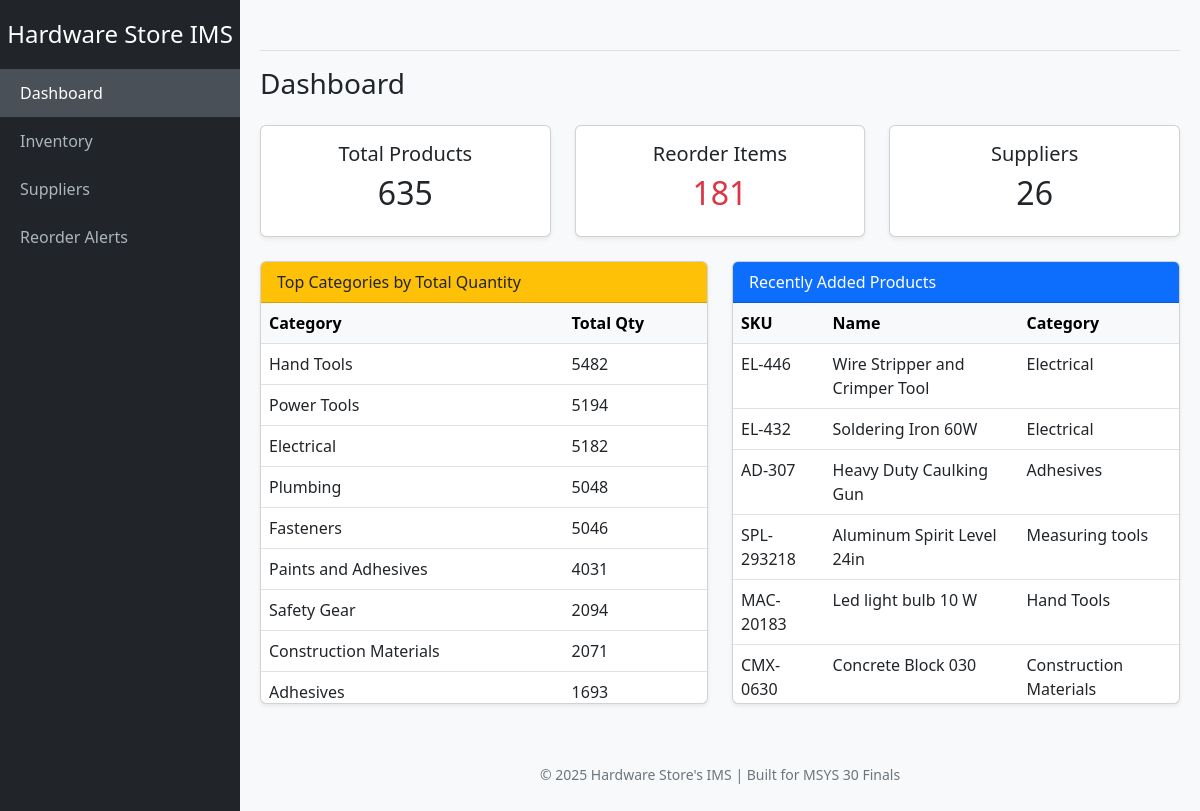
The page / on the database its author committed.
### application/models.py (models this page shows, shortened)
class Product(models.Model):
    sku = models.CharField(max_length=20, unique=True)
    name = models.CharField(max_length=100)
    category = models.CharField(max_length=50, blank=True)
    supplier = models.ForeignKey(Supplier, on_delete=models.SET_NULL, null=True, blank=True)
    quantity = models.PositiveIntegerField(default=0)
    reorder_level = models.PositiveIntegerField(default=5)
    unit_price = models.DecimalField(max_digits=10, decimal_places=2)
    last_updated = models.DateTimeField(auto_now=True)

### application/views.py (the view)
# urls.py: path('', views.dashboard, name='dashboard'),
def dashboard(request):
    total_products = Product.objects.count()
    supplier_count = Supplier.objects.count()
    reorder_items = get_reorder_items()
    reorder_count = len(reorder_items)
    category_summary = (
        Product.objects
        .values("category")
        .annotate(total_qty=Sum("quantity"))
        .order_by("-total_qty")
    )
    recent_products = Product.objects.order_by("-id")[:10]
    return render(request, "myapp/dashboard.html", {
        "total_products": total_products,
        "supplier_count": supplier_count,
        "reorder_count": reorder_count,
        "category_summary": category_summary,
        "recent_products": recent_products,
    })

### application/algorithms.py (called while the page is built)
def safety_stock(z: float, sigma_demand: Optional[float], lead_time: Optional[float]) -> float:
    try:
        if sigma_demand is None or lead_time is None:
            return 0.0
        sigma = float(sigma_demand)
        lt = float(lead_time)
        if sigma < 0 or lt <= 0:
            return 0.0
        return float(z) * sigma * math.sqrt(lt)
    except Exception:
        return 0.0

def reorder_point(lead_time: Optional[float],
                  avg_daily_demand: Optional[float],
                  z: float,
                  sigma_demand: Optional[float]) -> float:
    ss = safety_stock(z, sigma_demand, lead_time)
    try:
        if avg_daily_demand is None or lead_time is None:
            return ss
        avg = float(avg_daily_demand)
        lt = float(lead_time)
        return lt * avg + ss
    except Exception:
        return ss

### application/views.py (called while the page is built)
def get_reorder_items():
    products = Product.objects.all()
    reorder_items = []
    z = 1.65
    sigma_demand = 2
    lead_time = 5
    avg_daily = 5
    for p in products:
        ss = safety_stock(z, sigma_demand, lead_time)
        rp = reorder_point(z, sigma_demand, lead_time, avg_daily)
        if p.quantity <= rp:
            reorder_items.append({
                "product": p,
                "quantity": p.quantity,
                "safety_stock": round(ss, 2),
                "reorder_point": round(rp, 2),
            })
    return reorder_items

### application/templates/myapp/dashboard.html
{% extends 'myapp/base.html' %}
{% block content %}
<h3 class="mb-4">Dashboard</h3>
<div class="row mb-4">
    <div class="col-md-4">
        <div class="card text-center shadow-sm">
            <div class="card-body">
                <h5>Total Products</h5>
                <h2>{{ total_products }}</h2>
            </div>
        </div>
    </div>
    <div class="col-md-4">
        <div class="card text-center shadow-sm">
            <div class="card-body">
                <h5>Reorder Items</h5>
                <h2 class="text-danger">{{ reorder_count }}</h2>
            </div>
        </div>
    </div>
    <div class="col-md-4">
        <div class="card text-center shadow-sm">
            <div class="card-body">
                <h5>Suppliers</h5>
                <h2>{{ supplier_count }}</h2>
            </div>
        </div>
    </div>
</div>
<div class="row">
<div class="col-md-6">
    <div class="card shadow-sm">
        <div class="card-header bg-warning text-dark">
            Top Categories by Total Quantity
        </div>
        <div class="card-body p-0" style="max-height: 400px; overflow-y: auto;">
            <table class="table table-hover mb-0">
                <thead class="table-light">
                    <tr>
                        <th>Category</th>
                        <th>Total Qty</th>
                    </tr>
                </thead>
                <tbody>
                    {% for c in category_summary %}
                    <tr>
                        <td>{{ c.category }}</td>
                        <td>{{ c.total_qty }}</td>
                    </tr>
                    {% empty %}
                    <tr>
                        <td colspan="2" class="text-center text-muted py-3">
                            No data available.
                        </td>
                    </tr>
                    {% endfor %}
                </tbody>
            </table>
        </div>
    </div>
</div>
    <div class="col-md-6">
        <div class="card shadow-sm">
            <div class="card-header bg-primary text-white">
                Recently Added Products
            </div>
            <div class="card-body p-0" style="max-height: 400px; overflow-y: auto;">
                <table class="table table-hover mb-0">
                    <thead class="table-light">
                        <tr>
                            <th>SKU</th>
                            <th>Name</th>
                            <th>Category</th>
                        </tr>
                    </thead>
                    <tbody>
                        {% for p in recent_products %}
                        <tr>
                            <td>{{ p.sku }}</td>
                            <td>{{ p.name }}</td>
                            <td>{{ p.category }}</td>
                        </tr>
                        {% empty %}
                        <tr>
                            <td colspan="3" class="text-center text-muted py-3">
                                No recent products.
                            </td>
                        </tr>
                        {% endfor %}
                    </tbody>
                </table>
            </div>
        </div>
    </div>
</div>
{% endblock %}

### application/templates/myapp/base.html (style rules this page uses)
body { background-color: #f8f9fa; font-family: 'Segoe UI', sans-serif; }

### rows shown on the page
Product: sku "EL-446", name "Wire Stripper and Crimper Tool", category "Electrical"
Product: sku "EL-432", name "Soldering Iron 60W", category "Electrical"
Product: sku "AD-307", name "Heavy Duty Caulking Gun", category "Adhesives"
Product: sku "SPL-293218", name "Aluminum Spirit Level 24in", category "Measuring tools"
Product: sku "MAC-20183", name "Led light bulb 10 W", category "Hand Tools"
Product: sku "CMX-0630", name "Concrete Block 030", category "Construction Materials"

### other values the page prints
{{ total_products }} "635"
{{ reorder_count }} "181"
{{ supplier_count }} "26"
{{ c.category }} "Hand Tools" "Power Tools" "Electrical" "Plumbing" "Fasteners" "Paints and Adhesives" "Safety Gear" "Construction Materials" "Adhesives"
{{ c.total_qty }} "5482" "5194" "5182" "5048" "5046" "4031" "2094" "2071" "1693"
